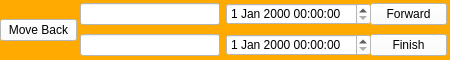
<?xml version="1.0" encoding="UTF-8"?>
<ui version="4.0">
 <class>Strip</class>
 <widget class="QWidget" name="Strip">
  <property name="windowModality">
   <enum>Qt::ApplicationModal</enum>
  </property>
  <property name="geometry">
   <rect>
    <x>0</x>
    <y>0</y>
    <width>450</width>
    <height>60</height>
   </rect>
  </property>
  <property name="sizePolicy">
   <sizepolicy hsizetype="Fixed" vsizetype="Fixed">
    <horstretch>0</horstretch>
    <verstretch>0</verstretch>
   </sizepolicy>
  </property>
  <property name="minimumSize">
   <size>
    <width>450</width>
    <height>60</height>
   </size>
  </property>
  <property name="maximumSize">
   <size>
    <width>450</width>
    <height>60</height>
   </size>
  </property>
  <property name="windowTitle">
   <string>Dialog</string>
  </property>
  <property name="styleSheet">
   <string notr="true">background-color: rgb(255, 170, 0);</string>
  </property>
  <widget class="QWidget" name="horizontalLayoutWidget">
   <property name="geometry">
    <rect>
     <x>0</x>
     <y>0</y>
     <width>77</width>
     <height>61</height>
    </rect>
   </property>
   <layout class="QHBoxLayout" name="backLayout">
    <item>
     <widget class="QPushButton" name="moveBackButton">
      <property name="sizePolicy">
       <sizepolicy hsizetype="Fixed" vsizetype="Fixed">
        <horstretch>0</horstretch>
        <verstretch>0</verstretch>
       </sizepolicy>
      </property>
      <property name="styleSheet">
       <string notr="true">background-color: rgb(255, 255, 255);</string>
      </property>
      <property name="text">
       <string>Move Back</string>
      </property>
     </widget>
    </item>
   </layout>
  </widget>
  <widget class="QWidget" name="verticalLayoutWidget">
   <property name="geometry">
    <rect>
     <x>370</x>
     <y>0</y>
     <width>77</width>
     <height>61</height>
    </rect>
   </property>
   <layout class="QVBoxLayout" name="forwardLayout">
    <item>
     <widget class="QPushButton" name="moveForwardButton">
      <property name="sizePolicy">
       <sizepolicy hsizetype="Fixed" vsizetype="Fixed">
        <horstretch>0</horstretch>
        <verstretch>0</verstretch>
       </sizepolicy>
      </property>
      <property name="styleSheet">
       <string notr="true">background-color: rgb(255, 255, 255);</string>
      </property>
      <property name="text">
       <string>Forward</string>
      </property>
     </widget>
    </item>
    <item>
     <widget class="QPushButton" name="finishButton">
      <property name="sizePolicy">
       <sizepolicy hsizetype="Fixed" vsizetype="Fixed">
        <horstretch>0</horstretch>
        <verstretch>0</verstretch>
       </sizepolicy>
      </property>
      <property name="styleSheet">
       <string notr="true">background-color: rgb(255, 255, 255);</string>
      </property>
      <property name="text">
       <string>Finish</string>
      </property>
     </widget>
    </item>
   </layout>
  </widget>
  <widget class="QWidget" name="verticalLayoutWidget_2">
   <property name="geometry">
    <rect>
     <x>80</x>
     <y>0</y>
     <width>291</width>
     <height>61</height>
    </rect>
   </property>
   <layout class="QVBoxLayout" name="descriptionLayout">
    <item>
     <layout class="QHBoxLayout" name="titleLayout">
      <item>
       <widget class="QLineEdit" name="titleName">
        <property name="styleSheet">
         <string notr="true">background-color: rgb(255, 255, 255);</string>
        </property>
       </widget>
      </item>
      <item>
       <widget class="QDateTimeEdit" name="titleDL">
        <property name="styleSheet">
         <string notr="true">background-color: rgb(255, 255, 255);</string>
        </property>
       </widget>
      </item>
     </layout>
    </item>
    <item>
     <layout class="QHBoxLayout" name="stageLayout">
      <item>
       <widget class="QLineEdit" name="stageName">
        <property name="styleSheet">
         <string notr="true">background-color: rgb(255, 255, 255);</string>
        </property>
       </widget>
      </item>
      <item>
       <widget class="QDateTimeEdit" name="stageDL">
        <property name="styleSheet">
         <string notr="true">background-color: rgb(255, 255, 255);</string>
        </property>
       </widget>
      </item>
     </layout>
    </item>
   </layout>
  </widget>
 </widget>
 <resources/>
 <connections/>
</ui>
